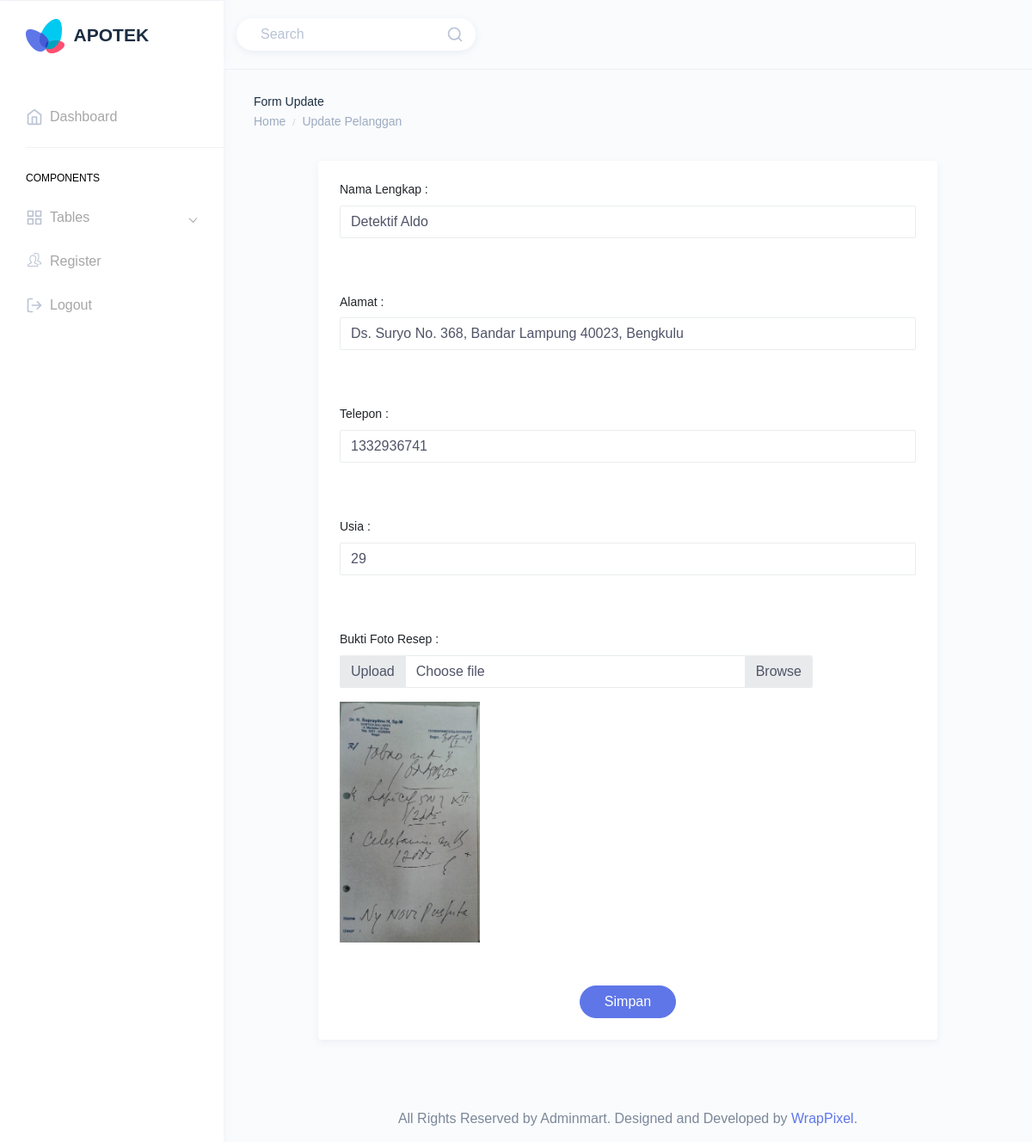
Screenshot of /update/updatepelanggan.php?idpelanggan=1811 (signed in) with the database file from the repository.
### tables this page shows
CREATE TABLE `tb_pelanggan` (
  `idpelanggan` int(4) NOT NULL,
  `namalengkap` varchar(50) NOT NULL,
  `alamat` varchar(100) NOT NULL,
  `telp` int(15) NOT NULL,
  `usia` int(3) NOT NULL,
  `buktifotoresep` varchar(255) NOT NULL
);

### update/updatepelanggan.php (the view, shortened to what this page needs)
<!DOCTYPE html>
<html dir="ltr" lang="en">
<head>
    <link href="../dist/css/style.min.css" rel="stylesheet">
</head>
<body>
    <?php require '../template/header.php' ?>
    <?php require '../template/navbar.php' ?>
    <div class="page-wrapper">
        <div class="page-breadcrumb">
            <div class="row">
                <div class="col-7 align-self-center">
                    <h6 class="page-title text-truncate text-dark font-weight-medium mb-1">Form Update</h6>
                    <div class="d-flex align-items-center">
                        <nav aria-label="breadcrumb">
                            <ol class="breadcrumb m-0 p-0">
                                <li class="breadcrumb-item"><a href="index.html" class="text-muted">Home</a></li>
                                <li class="breadcrumb-item text-muted active" aria-current="page">Update Pelanggan</li>
                            </ol>
                        </nav>
                    </div>
                </div>
            </div>
        </div>
        <?php
        require('../koneksi.php');
        $id = $_GET['idpelanggan'];
        $query = "SELECT * From tb_pelanggan WHERE idpelanggan='$id'";
        $hasil = mysqli_query($koneksi, $query);
        while ($data = mysqli_fetch_assoc($hasil)) {
        ?>
            <div class="container-fluid">
                <form action="proses_update_pelanggan.php" method="post" enctype="multipart/form-data">
                    <div class="row">
                        <div class="col-md-10 m-auto">
                            <div class="card">
                                <div class="card-body">
                                    <h6 class="card-title"> Nama Lengkap : </h6>
                                    <div class="form-group">
                                        <input type="text" name="namalengkap" class="form-control" value="<?= $data['namalengkap']; ?>">
                                    </div>
                                </div>
                                <div class="card-body">
                                    <h6 class="card-title"> Alamat : </h6>
                                    <div class="form-group">
                                        <input type="text" name="alamat" class="form-control" value="<?= $data['alamat']; ?>">
                                    </div>
                                </div>
                                <div class="card-body">
                                    <h6 class="card-title"> Telepon : </h6>
                                    <div class="form-group">
                                        <input type="text" name="telp" class="form-control" value="<?= $data['telp']; ?>">
                                    </div>
                                </div>
                                <div class="card-body">
                                    <h6 class="card-title"> Usia : </h6>
                                    <div class="form-group">
                                        <input type="text" name="usia" class="form-control" value="<?= $data['usia']; ?>">
                                    </div>
                                </div>
                                <div class="card-body col-md-10">
                                    <h6 class="card-title"> Bukti Foto Resep : </h6>
                                    <div class="input-group mb-3">
                                        <div class="input-group-prepend">
                                            <span class="input-group-text">Upload</span>
                                        </div>
                                        <div class="custom-file">
                                            <label class="custom-file-label">Choose file</label>
                                        </div>
                                    </div>
                                    <div class="row">
                                        <img class="col col-lg-4" src="../simpanfoto/<?= $data['buktifotoresep']; ?>">
                                    </div>
                                </div>
                                <div class="card-body">
                                    <center>
                                        <button class="col-sm-2 col-md-4 col-lg-2 btn waves-effect waves-light btn-rounded btn-primary"> Simpan </button>
                                    </center>
                                </div>
                            </div>
                        </div>
                    </div>
                </form>
            </div>
        <?php } ?>
        <footer class="footer text-center">
            All Rights Reserved by Adminmart. Designed and Developed by <a href="https://wrappixel.com">WrapPixel</a>.
        </footer>
    </div>
    </div>
</body>
</html>

### rows the page displays
tb_pelanggan: namalengkap "Detektif Aldo", alamat "Ds. Suryo No. 368, Bandar Lampung 40023, Bengkulu", telp "1332936741", usia "29", buktifotoresep (picture)
